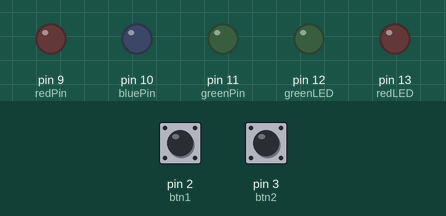
This sketch was run on a simulated Arduino Uno, built with avr-gcc and run on an emulated ATmega328P. On the bench: output pins drawn as LEDs (lit = HIGH). Dashed ring = blinking. Inputs (shaded band) come from the test bench; at power-on: pin 2 (btn1) LOW, pin 3 (btn2) LOW.

Above: at 1.2 s.
1.3 s: pin 2 (btn1) pulled HIGH for 0.15 s
At 1.7 s:
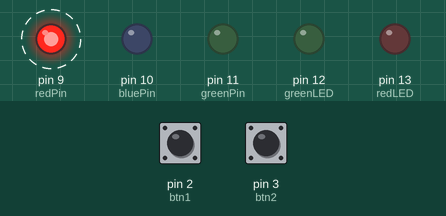
4.3 s: pin 3 (btn2) pulled HIGH for 0.15 s
At 4.6 s:
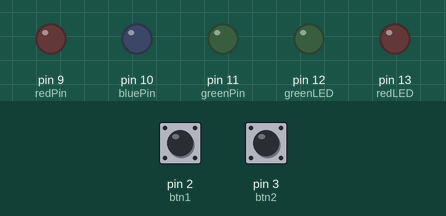
5.9 s: pin 2 (btn1) pulled HIGH for 1 s
At 6.8 s:
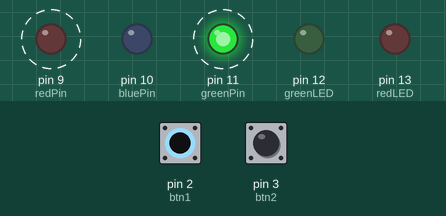
9.9 s: pin 3 (btn2) pulled HIGH for 1 s
At 11.2 s:
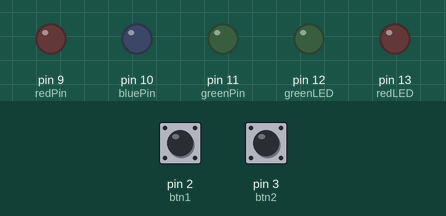
Timing chart, 0 to 12.9 s (numbered marks = the images above; inputs shaded):
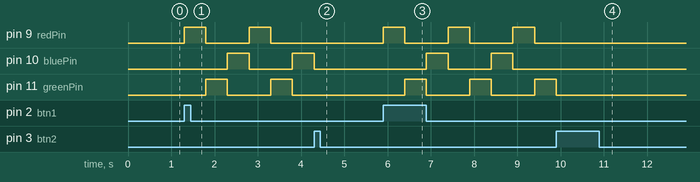

The sketch:

lab5.3.ino
```cpp
// C++

#define redPin 9
#define greenPin 11
#define bluePin 10

#define greenLED 12
#define redLED 13

#define btn1 2
#define btn2 3


volatile bool status1; // btn status on/off


void setup() {

  pinMode(greenLED, OUTPUT);
  pinMode(redLED, OUTPUT);

  attachInterrupt(digitalPinToInterrupt(btn1), click1, RISING);
  attachInterrupt(digitalPinToInterrupt(btn2), click2, RISING);
}


void loop() {

  if (status1){
    redLight();
    delay(500);
  }
  if (status1){
    greenLight();
    delay(500);
  }
  if (status1){
    blueLight();
    delay(500);
  }

  if (!status1){
    ledOff();
  }

}


// led off
void ledOff () {
  analogWrite(redPin, LOW);
  analogWrite(bluePin, LOW);
  analogWrite(greenPin, LOW);
}

// led red light
void redLight () {
  analogWrite(redPin, 255);
  analogWrite(greenPin, 0);
  analogWrite(bluePin, 0);
}

// led green light
void greenLight () {
  analogWrite(redPin, 0);
  analogWrite(greenPin, 255);
  analogWrite(bluePin, 0);
}

// led blue light
void blueLight () {
  analogWrite(redPin, 0);
  analogWrite(greenPin, 0);
  analogWrite(bluePin, 255);
}

// change btn1 status
void click1() {
	status1 = true;
}

// change btn2 status
void click2() {
	status1 = false;
}
```

ass5.c
```cpp
//
// Assignment 5 - Level 3 and 4
// 200548559 - Felipe Simoes Cayres
//

// Prototypes

  void turnOffRGBLED ();  								// Turn off RGB LED
  void turnOnLEDByRGB (int red, int green, int blue);  	// Turn On led using RGB CODE

  void ciclyngRGBColors(int data);  					// Turn On ciclying colors on RGB LED
  void redLedON(); 										// Turn on Red LED
  void greenLedON(); 									// Turn on Green LED

  void clickButton1();  								// Toggle button 1 state
  void clickButton2(); 									// Toggle button 2 state

  void level3ClickButton1(); 							// Change button state to true
  void level3ClickButton2(); 							// Change button state to false


// Variables

  int redLedPin = 13; 									//The red LED is connected pin 13 of the Arduino.
  int greenLedPin = 12; 								//The green LED is connected pin 12 of the Arduino.

  int RGBRedPin = 9; 									//The red RGB LED is connected pin 9 of the Arduino.
  int RGBGreenPin = 10; 								//The green RGB LED is connected pin 10 of the Arduino.
  int RGBBluePin = 11; 									//The blue RGB LED is connected pin 11 of the Arduino.

  int button1Pin = 2; 									//The SW1 button is connect to pin 2 of the Arduino.
  int button2Pin = 3; 									//The SW2 button is connect to pin 3 of the Arduino.

  volatile bool state = true;  							// Variable to store button1 state
  volatile bool state2 = false;  						// Variable to store button2 state

  int colors[3][3] = {{255,0,0},{0,255,0},{0, 0 ,255}}; // Array with RGB colors
  int colorsSize = sizeof(colors)/sizeof(colors[0]);	//Size of colors array

			//
			// Level 3  - cycling through three RGB colors
			//


void setup() { 											//The Setup function runs once

  pinMode(greenLedPin, OUTPUT); 						//Setup green LED pin as an output pin.
  pinMode(redLedPin, OUTPUT); 							//Setup red LED pin as an output pin.

  attachInterrupt(digitalPinToInterrupt(button1Pin), level3ClickButton1, RISING); 	//Setup button1 pin as an input pin.
  attachInterrupt(digitalPinToInterrupt(button2Pin), level3ClickButton2, RISING); 	//Setup button2 pin as an input pin.

}


void loop() { 											//The loop function runs forever.

  while (state){ 										// Loop if true
    int time = 500;  									// Time between colors

    for(int i = 0; i < colorsSize; i++){  				// Searching color codes index to set in a fu

      if (state) { 										//Check to see if button1 stage changed

        turnOnLEDByRGB (colors[i][0], colors[i][1],colors[i][2]); 	//Turn on Led
        delay(time);  									// Delay to change light
    }
  }
}

  while (!state) { 										// Loop true
	turnOffRGBLED(); 									// Turn off RGB LED
  }

}


			//
			// Level 4  - Green and Red LED to the circuit with RGB LED
			//

/*

void setup() { 											//The Setup function runs once

  pinMode(greenLedPin, OUTPUT); 						//Setup green LED pin as an output pin.
  pinMode(redLedPin, OUTPUT); 							//Setup red LED pin as an output pin.

  attachInterrupt(digitalPinToInterrupt(button1Pin), clickButton1, RISING); 	//Setup button1 pin as an input pin.
  attachInterrupt(digitalPinToInterrupt(button2Pin), clickButton2, RISING); 	//Setup button2 pin as an input pin.

}

void loop() { 											//The loop function runs forever.


  if (state && !state2 ){ 								// Check to see buttons state
    greenLedON(); 										// Turn on Green LED
    turnOffRGBLED(); 									// Turn off RGB LED
  }

  if (!state  && !state2){ 								// Check to see buttons state
	redLedON();    										// Turn on Red LED
    turnOffRGBLED(); 									// Turn off RGB LED
  }

  if (state && state2){ 								// Check to see buttons stat
	greenLedON(); 										// Turn on Green LED
    ciclyngRGBColors(500); 								// Turn On ciclying colors on RGB LED
  }

  if (!state && state2){ 								// Check to see buttons state
    redLedON();     									// Turn on Red LED
    turnOffRGBLED(); 									// Turn off RGB LED
  	state2 = false;										// Turning off button 2
  }
}

*/


	// Functions

// Change button 1 state
void clickButton1() {
  state = !state;										// Toggle value between true and false
}

// Change button 2 state
  void clickButton2() {
  state2 = !state2; 									// Toggle value between true and false
}


// Turn on Green LED
void greenLedON() {
  digitalWrite(greenLedPin, HIGH); 						// Turn on Green LED
  digitalWrite(redLedPin, LOW); 						// Turn off Red LED
}

// Turn on Red LED
void redLedON() {
  digitalWrite(greenLedPin, LOW); 						// Turn off Green LED
  digitalWrite(redLedPin, HIGH); 						// Turn on Red LED
}

// Turn On ciclying colors on RGB LED
void ciclyngRGBColors(int time) {

  for(int i = 0; i < colorsSize; i++){  					// Searching color codes index to set in a fu
    if (state && state2) { 								//Check to see if button1 stage changed

      turnOnLEDByRGB (colors[i][0], colors[i][1],colors[i][2]); 	//Turn on Led
      delay(time);  									// Delay to change light
    }
  }
}

// Turn On led using RGB CODE
void turnOnLEDByRGB (int red, int green, int blue){
  analogWrite(RGBRedPin, red); 							//Turn on RGB RED
  analogWrite(RGBGreenPin, green);						//Turn on RGB GREEN
  analogWrite(RGBBluePin, blue); 						//Turn on RGB BLUE
}

// Turn off RGB LED
void turnOffRGBLED () {
  analogWrite(RGBRedPin, LOW); 							//Turn off RGB RED
  analogWrite(RGBBluePin, LOW); 						//Turn off RGB BLUE
  analogWrite(RGBGreenPin, LOW);						//Turn off RGB GREEN
}

// Change button 1 state - Level 3
void level3ClickButton1() {
	state = true;										// Change state to true
}

// Change button 2 state - Level 3
void level3ClickButton2() {
	state = false;										// Change state to false
}


  
```

Measured:
- after the input at 1.3 s, pin 9 (redPin): alternates HIGH for 0.50 s and LOW for 1.0 s, starting at once; pin 10 (bluePin): LOW → HIGH after 1.0 s, → LOW 0.50 s later, → HIGH 1.0 s later; pin 11 (greenPin): alternates HIGH for 0.50 s and LOW for 1.0 s, starting after 0.50 s
- after the input at 4.3 s, pin 9 (redPin): stays LOW (without the input it goes to HIGH after 0.00 s); pin 10 (bluePin): goes on until 4.3 s, then stays LOW; pin 11 (greenPin): stays LOW (without the input it goes to HIGH after 0.50 s)
- after the input at 5.9 s, pin 9 (redPin): alternates HIGH for 0.50 s and LOW for 1.0 s, starting at once; pin 10 (bluePin): alternates HIGH for 0.50 s and LOW for 1.0 s, starting after 1.0 s; pin 11 (greenPin): alternates HIGH for 0.50 s and LOW for 1.0 s, starting after 0.50 s
- after the input at 9.9 s, pin 9 (redPin), pin 10 (bluePin): stops changing and stays LOW; pin 11 (greenPin): goes on until 9.9 s, then stays LOW
